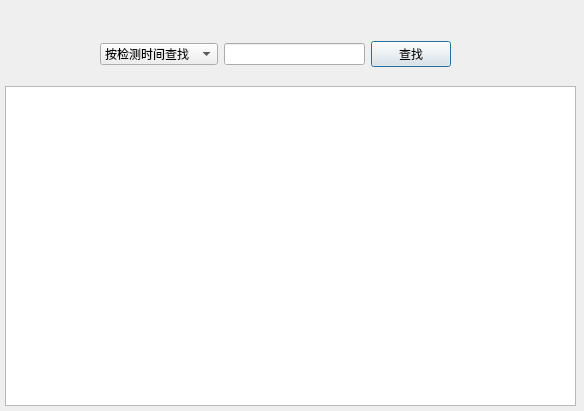
<?xml version="1.0" encoding="UTF-8"?>
<ui version="4.0">
 <class>DlgCheckDatas</class>
 <widget class="QDialog" name="DlgCheckDatas">
  <property name="windowModality">
   <enum>Qt::WindowModal</enum>
  </property>
  <property name="geometry">
   <rect>
    <x>0</x>
    <y>0</y>
    <width>584</width>
    <height>411</height>
   </rect>
  </property>
  <property name="windowTitle">
   <string>Dialog</string>
  </property>
  <widget class="QWidget" name="verticalLayoutWidget">
   <property name="geometry">
    <rect>
     <x>0</x>
     <y>0</y>
     <width>581</width>
     <height>411</height>
    </rect>
   </property>
   <layout class="QVBoxLayout" name="mainLayout" stretch="1,4">
    <property name="leftMargin">
     <number>5</number>
    </property>
    <property name="rightMargin">
     <number>5</number>
    </property>
    <property name="bottomMargin">
     <number>5</number>
    </property>
    <item>
     <widget class="QWidget" name="SearchWidget" native="true">
      <widget class="QWidget" name="horizontalLayoutWidget">
       <property name="geometry">
        <rect>
         <x>90</x>
         <y>10</y>
         <width>361</width>
         <height>89</height>
        </rect>
       </property>
       <layout class="QHBoxLayout" name="searchLayout" stretch="1,6,1">
        <property name="leftMargin">
         <number>5</number>
        </property>
        <property name="topMargin">
         <number>0</number>
        </property>
        <property name="rightMargin">
         <number>5</number>
        </property>
        <item>
         <widget class="QComboBox" name="Combox_Condition">
          <item>
           <property name="text">
            <string>按检测时间查找</string>
           </property>
          </item>
          <item>
           <property name="text">
            <string>按检测人查找</string>
           </property>
          </item>
          <item>
           <property name="text">
            <string>按车号查找</string>
           </property>
          </item>
          <item>
           <property name="text">
            <string>按车轮RFID查找</string>
           </property>
          </item>
          <item>
           <property name="text">
            <string>按检测状况查找</string>
           </property>
          </item>
         </widget>
        </item>
        <item>
         <widget class="QLineEdit" name="Txt_SearchContent"/>
        </item>
        <item>
         <widget class="QPushButton" name="Btn_Search">
          <property name="text">
           <string>查找</string>
          </property>
         </widget>
        </item>
       </layout>
      </widget>
     </widget>
    </item>
    <item>
     <widget class="QTableView" name="tableView">
      <property name="layoutDirection">
       <enum>Qt::LeftToRight</enum>
      </property>
      <property name="selectionBehavior">
       <enum>QAbstractItemView::SelectItems</enum>
      </property>
      <property name="textElideMode">
       <enum>Qt::ElideMiddle</enum>
      </property>
     </widget>
    </item>
   </layout>
  </widget>
 </widget>
 <resources/>
 <connections/>
</ui>
